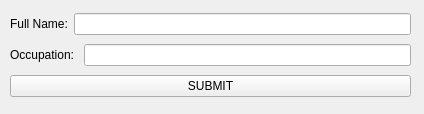
<?xml version="1.0" encoding="UTF-8"?>
<ui version="4.0">
 <class>Widget</class>
 <widget class="QWidget" name="Widget">
  <property name="geometry">
   <rect>
    <x>0</x>
    <y>0</y>
    <width>424</width>
    <height>114</height>
   </rect>
  </property>
  <property name="windowTitle">
   <string>Form</string>
  </property>
  <widget class="QWidget" name="">
   <property name="geometry">
    <rect>
     <x>10</x>
     <y>10</y>
     <width>401</width>
     <height>91</height>
    </rect>
   </property>
   <layout class="QVBoxLayout" name="verticalLayout">
    <item>
     <layout class="QHBoxLayout" name="horizontalLayout">
      <item>
       <widget class="QLabel" name="label">
        <property name="text">
         <string>Full Name:</string>
        </property>
       </widget>
      </item>
      <item>
       <widget class="QLineEdit" name="full_name_line_edit"/>
      </item>
     </layout>
    </item>
    <item>
     <layout class="QHBoxLayout" name="horizontalLayout_2">
      <item>
       <widget class="QLabel" name="label_2">
        <property name="text">
         <string>Occupation: </string>
        </property>
       </widget>
      </item>
      <item>
       <widget class="QLineEdit" name="occupation_line_edit"/>
      </item>
     </layout>
    </item>
    <item>
     <widget class="QPushButton" name="submit_button">
      <property name="text">
       <string>SUBMIT</string>
      </property>
     </widget>
    </item>
   </layout>
  </widget>
 </widget>
 <resources/>
 <connections/>
</ui>
